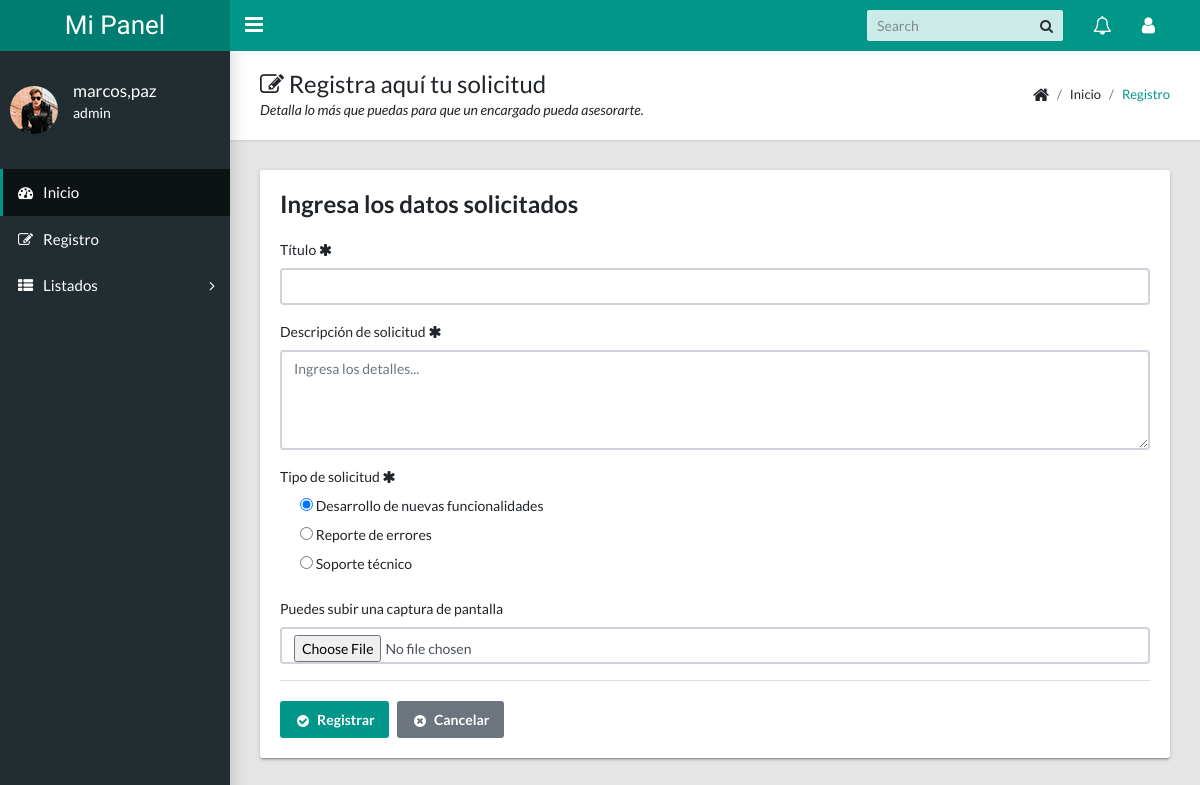
Page /carga.php (signed in) on the committed database.
### tables this page shows
CREATE TABLE `tipo_solicitud` (
  `id_tipo_solicitud` int NOT NULL,
  `nombre_tipo_solicitud` varchar(50) NOT NULL,
  PRIMARY KEY (`id_tipo_solicitud`)
);

### controlador/selectRegistro.php (the view, shortened to what this page needs)
<?php
    $sql = "SELECT id_tipo_solicitud, nombre_tipo_solicitud FROM tipo_solicitud";
    $result = $conexion->query($sql);
while ($row = $result->fetch_assoc()) {
    $idTipoSolicitud = $row['id_tipo_solicitud'];
    $nombreTipoSolicitud = $row['nombre_tipo_solicitud'];
    $selectedOption = 'Desarrollo de nuevas funcionalidades';
    $checked = ($nombreTipoSolicitud == $selectedOption) ? 'checked' : '';
    echo "<label>
                <input type='radio' name='opcion_seleccionada' value='{$idTipoSolicitud}' {$checked}>
                {$nombreTipoSolicitud}
              </label><br>";
}
    ?>

### rows in the picture
tipo_solicitud: nombre_tipo_solicitud "Desarrollo de nuevas funcionalidades"
tipo_solicitud: nombre_tipo_solicitud "Reporte de errores"
tipo_solicitud: nombre_tipo_solicitud "Soporte técnico"

### other values in the picture
$_SESSION["nombre"] "marcos"
$_SESSION["apellido"] "paz"
